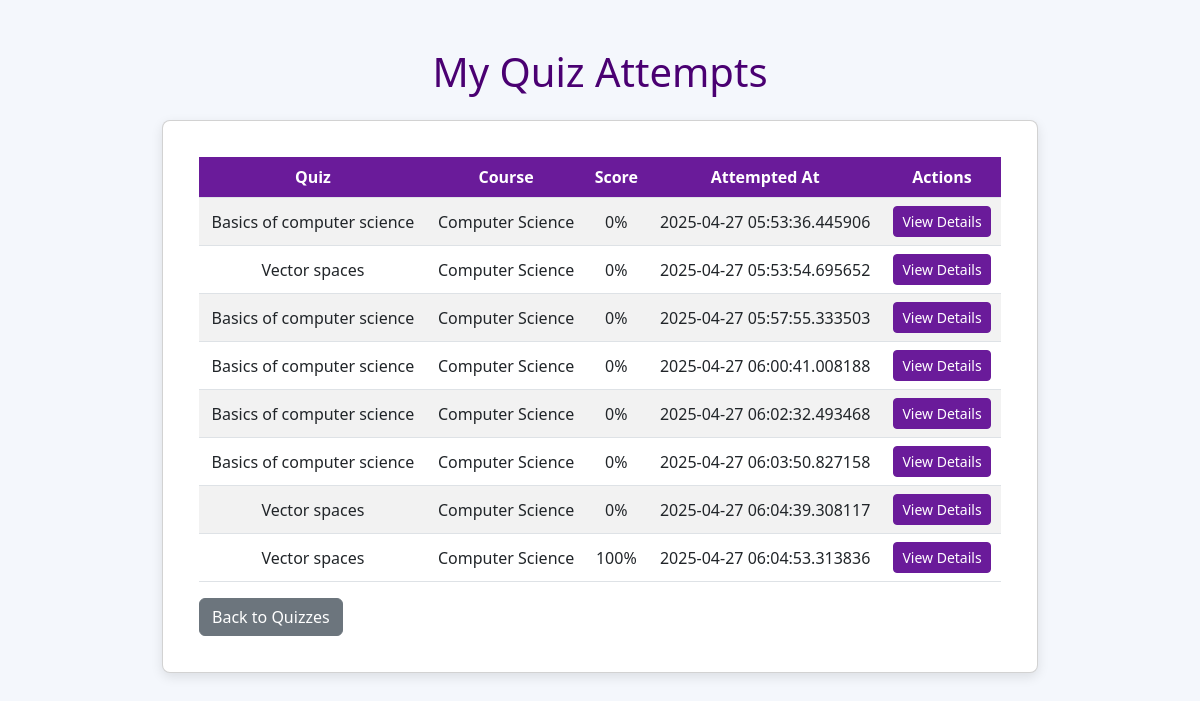
Screenshot of /quiz/attempts (signed in) with the database file from the repository.
### models/user.py (models this page shows, shortened)
class QuizAttempt(db.Model):
    id = db.Column(db.Integer, primary_key=True)
    user_id = db.Column(db.Integer, db.ForeignKey('user.id'), nullable=False)
    quiz_id = db.Column(db.Integer, db.ForeignKey('quiz.id'), nullable=False)
    course_id = db.Column(db.Integer, db.ForeignKey('course.id'), nullable=False)  # e.g., Maths, Science
    score = db.Column(db.Integer, default=0)
    attempted_at = db.Column(db.DateTime, default=datetime.utcnow)
    time_taken = db.Column(db.Integer, nullable=True)  # Time taken in seconds
    completed = db.Column(db.Boolean, default=False)
    progress_id = db.Column(db.Integer, db.ForeignKey('progress.id'), nullable=True)
    user = db.relationship('User', back_populates='quiz_attempts', overlaps="quiz_user")
    quiz = db.relationship('Quiz', back_populates='attempts')
    course = db.relationship('Course', back_populates='quiz_attempts', overlaps="quiz_course")
    progress = db.relationship('Progress', back_populates='quiz_attempts', uselist=False, overlaps="progress_record")
    answers = db.relationship('Answer', backref='attempt', lazy='dynamic', cascade='all, delete-orphan')

class Quiz(UserMixin,db.Model):
    id = db.Column(db.Integer, primary_key=True)
    title = db.Column(db.String(150), nullable=False)
    course_id = db.Column(db.Integer, db.ForeignKey('course.id'), nullable=False)
    description = db.Column(db.Text, nullable=False)
    language = db.Column(db.String(80), nullable = False)
    time_limit = db.Column(db.Integer, nullable=True)
    created_by_user_id = db.Column(db.Integer, db.ForeignKey('user.id'), nullable=True)
    created_by_mentor_id = db.Column(db.Integer, db.ForeignKey('mentor.id'), nullable = True)
    created_at = db.Column(db.DateTime, default=datetime.utcnow)
    questions = db.relationship('Question', backref='quiz', lazy='dynamic', cascade='all, delete-orphan')
    attempts = db.relationship('QuizAttempt', back_populates='quiz', lazy='dynamic', cascade='all, delete-orphan')
    answers = db.relationship('Answer', backref='quiz', lazy='dynamic')
    created_by_mentor = db.relationship('Mentor', foreign_keys=[created_by_mentor_id], backref=db.backref('mentor_quizzes', lazy='dynamic', overlaps="quizzes_created_as_mentor"), overlaps="quizzes_created_as_mentor")
    __table_args__ = (
    db.CheckConstraint(
        '(created_by_user_id IS NOT NULL AND created_by_mentor_id IS NULL) OR '
        '(created_by_user_id IS NULL AND created_by_mentor_id IS NOT NULL)',
        name='check_single_creator'
    ),
)

class Course(db.Model):
    id = db.Column(db.Integer, primary_key=True)
    name = db.Column(db.String(100), nullable=False)
    description = db.Column(db.Text, nullable=False)
    category = db.Column(db.String(50), nullable = False)
    language = db.Column(db.String(10), default='en')
    level = db.Column(db.String(50), nullable=False)
    modules = db.relationship('Module', backref='course_modules', lazy='subquery', cascade="all, delete-orphan")
    quizzes = db.relationship('Quiz', backref='course', lazy='dynamic', cascade='all, delete-orphan')
    progress = db.relationship('Progress', back_populates='course', lazy='dynamic')
    notes = db.relationship('Note', backref='course', lazy='dynamic',cascade='all, delete-orphan')
    quiz_attempts = db.relationship("QuizAttempt", backref="quiz_course", lazy="dynamic")
    mentors = db.relationship('Mentor', secondary=mentor_course_association, back_populates='courses')

### app.py (the view)
@app.route('/quiz/attempts')
@login_required
def user_attempts():
    attempts = QuizAttempt.query.filter_by(user_id=current_user.id).all()
    return render_template('user_attempts.html', attempts=attempts)

### app.py (called while the page is built)
@login_manager.user_loader
def load_user(user_id):
    user_type = session.get('user_type')  # Get user type from session
    if user_type == 'mentor':
        return db.session.get(Mentor, (user_id))
    elif user_type == 'student':
        return db.session.get(User, int(user_id))
    return None

### templates/user_attempts.html (shortened to what this page needs)
<!DOCTYPE html>
<html lang="en">
<head>
  <link href="https://cdn.jsdelivr.net/npm/bootstrap@5.3.0/dist/css/bootstrap.min.css" rel="stylesheet">
</head>
<body>
  <div class="container mt-5">
    <h1 class="text-center mb-4">My Quiz Attempts</h1>
    <div class="card">
      <div class="card-body">
        {% if attempts %}
        <table class="table table-striped">
          <thead>
            <tr>
              <th>Quiz</th>
              <th>Course</th>
              <th>Score</th>
              <th>Attempted At</th>
              <th>Actions</th>
            </tr>
          </thead>
          <tbody>
            {% for attempt in attempts %}
            <tr>
              <td>{{ attempt.quiz.title }}</td>
              <td>{{ attempt.quiz.course.name }}</td>
              <td>{{ attempt.score }}%</td>
              <td>{{ attempt.attempted_at }}</td>
              <td>
                <a href="{{ url_for('quiz_result', attempt_id=attempt.id) }}" class="btn btn-sm btn-primary">View Details</a>
              </td>
            </tr>
            {% endfor %}
          </tbody>
        </table>
        {% else %}
        <p class="text-center">No quiz attempts yet.</p>
        {% endif %}
        <div class="d-flex justify-content-between mt-3">
          <a href="{{ url_for('quiz_list') }}" class="btn btn-secondary">Back to Quizzes</a>
        </div>
      </div>
    </div>
  </div>
</body>
</html>

### templates/user_attempts.html (style rules this page uses)
body { background-color: #f4f7fc; color: #4a0072; }
.container { max-width: 900px; }
.card { padding: 20px; border-radius: 8px; box-shadow: 0 4px 12px rgba(0, 0, 0, 0.1); }
table { width: 100%; }
th, td { text-align: center; vertical-align: middle; }
.btn-primary { background-color: #6a1b9a; border-color: #6a1b9a; }
.btn-secondary { background-color: #6c757d; border-color: #6c757d; }
.table th { background-color: #6a1b9a; color: white; }
.table-striped tbody tr:nth-of-type(odd) { background-color: #f1f1f1; }

### rows the page displays
QuizAttempt: quiz "Basics of computer science", quiz.course.name "Computer Science", score "0", attempted_at "2025-04-27 05:53:36.445906"
QuizAttempt: quiz "Vector spaces", quiz.course.name "Computer Science", score "0", attempted_at "2025-04-27 05:53:54.695652"
QuizAttempt: quiz "Basics of computer science", quiz.course.name "Computer Science", score "0", attempted_at "2025-04-27 05:57:55.333503"
QuizAttempt: quiz "Basics of computer science", quiz.course.name "Computer Science", score "0", attempted_at "2025-04-27 06:00:41.008188"
QuizAttempt: quiz "Basics of computer science", quiz.course.name "Computer Science", score "0", attempted_at "2025-04-27 06:02:32.493468"
QuizAttempt: quiz "Basics of computer science", quiz.course.name "Computer Science", score "0", attempted_at "2025-04-27 06:03:50.827158"
QuizAttempt: quiz "Vector spaces", quiz.course.name "Computer Science", score "0", attempted_at "2025-04-27 06:04:39.308117"
QuizAttempt: quiz "Vector spaces", quiz.course.name "Computer Science", score "100", attempted_at "2025-04-27 06:04:53.313836"
